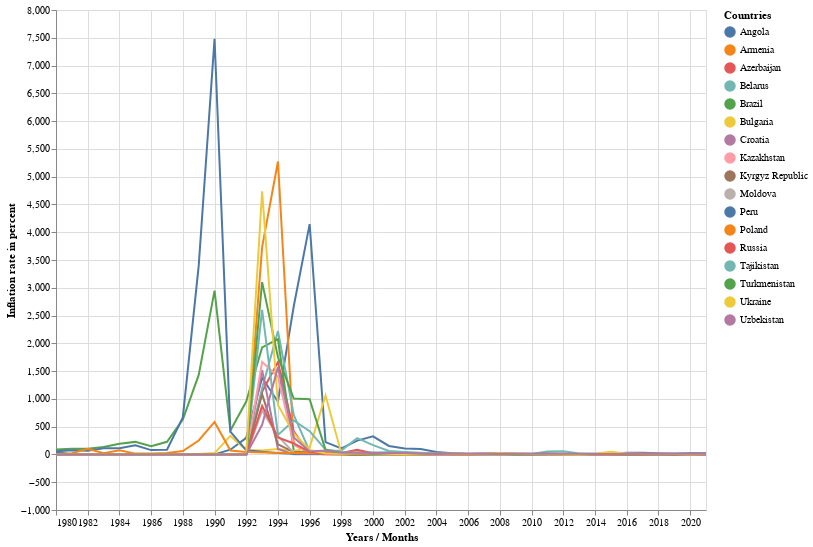

The notebook cell saved with this chart:
### Code cell
#hide
ecb.plot_time_series_with_vertical_selector(df_highinflation, 
                                            'Years / Months', 
                                            'Inflation rate in percent', 
                                            'Countries',
                                            650,
                                            500)

### Figure 1 — Vega-Lite specification as saved in the notebook (floating-point values rounded to 4 significant figures; data arrays with more than 128 entries replaced by an {"elided": "..."} marker saying what was removed)
{"config": {"view": {"continuousWidth": 400, "continuousHeight": 300}}, "layer": [{"mark": "line", "encoding": {"color": {"type": "nominal", "field": "Countries"}, "x": {"type": "temporal", "field": "Years / Months"}, "y": {"type": "quantitative", "field": "Inflation rate in percent"}}, "selection": {"selector040": {"type": "interval", "bind": "scales", "encodings": ["x", "y"]}}}, {"mark": "point", "encoding": {"opacity": {"value": 0}, "x": {"type": "temporal", "field": "Years / Months"}}, "selection": {"selector039": {"type": "single", "nearest": true, "on": "mouseover", "fields": ["Years / Months"], "empty": "none"}}}, {"mark": "point", "encoding": {"color": {"type": "nominal", "field": "Countries"}, "opacity": {"condition": {"value": 1, "selection": "selector039"}, "value": 0}, "x": {"type": "temporal", "field": "Years / Months"}, "y": {"type": "quantitative", "field": "Inflation rate in percent"}}}, {"mark": {"type": "rule", "color": "gray"}, "encoding": {"x": {"type": "temporal", "field": "Years / Months"}}, "transform": [{"filter": {"selection": "selector039"}}]}, {"mark": {"type": "text", "align": "left", "dx": 5, "dy": -5}, "encoding": {"color": {"type": "nominal", "field": "Countries"}, "text": {"condition": {"type": "quantitative", "field": "Inflation rate in percent", "selection": "selector039"}, "value": " "}, "x": {"type": "temporal", "field": "Years / Months"}, "y": {"type": "quantitative", "field": "Inflation rate in percent"}}}], "data": {"name": "data-e1958e1585e1dacdcd24f9e650137a1a"}, "height": 500, "width": 650, "$schema": "https://vega.github.io/schema/vega-lite/v4.8.1.json", "datasets": {"data-e1958e1585e1dacdcd24f9e650137a1a": {"elided": "714 records"}}}
